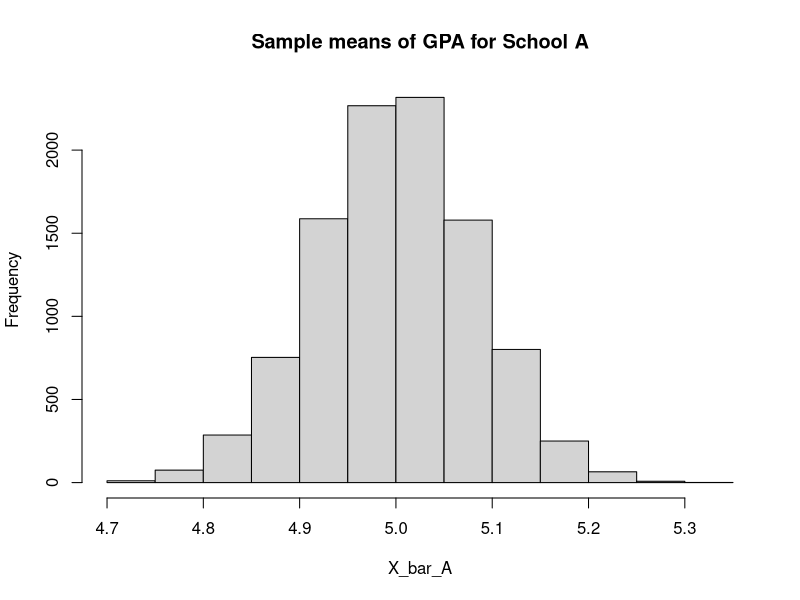
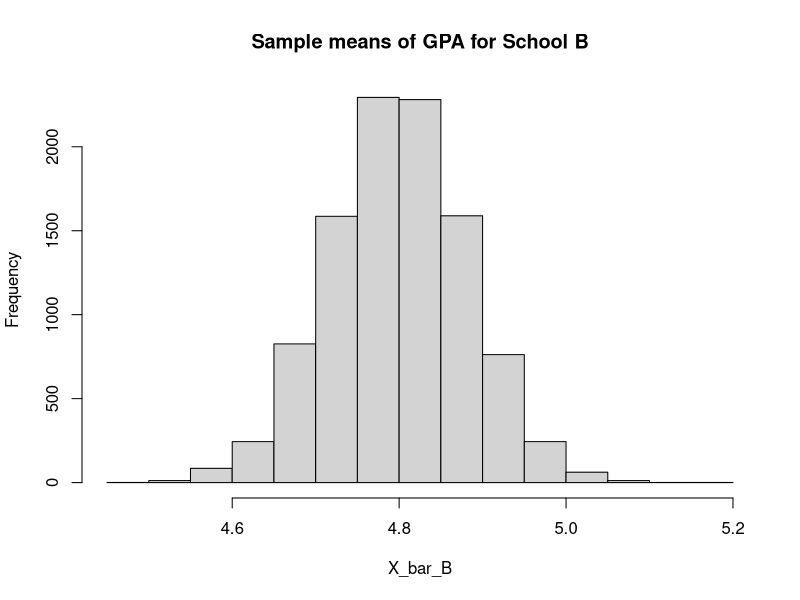

Reproduce these figures in R, in order. (Note: this script raises an error after producing the figures.)
setwd("/datascience/projects/statisticallyfit/github/R/RStatistics/STAT270 Inference/ASSIGNMENTS")

# Question 1

# part c) Probability X-bar is within 0.2 of true mean. 
diff(pnorm(c(-sqrt(2), sqrt(2))))
# [1] 0.8427008


# part d) probability X-bar is within 0.05 of true mean with probability 0.80,
# now we find the sample size n, so find the quantile z
qnorm((1-0.80)/2)
# [1] -1.281552



# Question 2 ---------------------------------------------------------------------

# part a) probability difference of mean gpa A and mean gpa B is greater than 0.5
pnorm((0.5-(5-4.8))/sqrt(2*0.25^2/9), lower.tail = F)
#[1] 0.005454749

# part b) probability that mean gpa B > mean gpa A
pnorm((0-(5 - 4.8))/sqrt(2*0.25^2/9))
#[1] 0.04484301



# part c) simulate sample mean for 9 students from each school

# General function: returns a vector of length R where each entry is the
# mean of n data points drawn from the Normal(mu, sigma^2) distribution. 
# n = sample size to take (number of iid random variables)
# R = number of replications = number of times we draw the n samples. 
simulate.norm = function(n, R, mu, sigma) {
      x_bar = rep(NA, R) # create empty vector first with length R = num replicates.
      
      for(i in 1:R) {
            # data vector holds the n iid random samples so this would be 
            # equivalent to the data A1, A2, .. A9 above when drawing from
            # the Normal distribution of School A gpa's.
            data = rnorm(n=n, mean=mu, sd=sigma)
            x_bar[i] = mean(data)
      }
      # Comparing the simulated mean and standard deviation with
      # the theoretical ones.
      cat("sim.mean = ", mean(x_bar), "\ttheoretical.mean =", mu,"\n")
      cat("sim.sd = ", sd(x_bar), "\ttheoretical.sd =", sigma/sqrt(n),"\n")
      
      return(invisible(x_bar))
}
## Repeat the experiment above with N = 1000 times and oberserve the mean 
N = 10000

X_bar_A = simulate.norm(n=9, R=N, mu=5, sigma=0.25)
hist(X_bar_A, main="Sample means of GPA for School A")

X_bar_B = simulate.norm(n=9, R=N, mu=4.8, sigma=0.25)
hist(X_bar_B, main="Sample means of GPA for School B")


# Estimate the probability for a)
# P(X_bar_A >= X_bar_B + 0.5)
sum(X_bar_A - X_bar_B >= 0.5) / N
# [1] 0.0051
# this is close to result 0.00545 from part a)

# Estimate the probability for b)
# P(X_bar_B > X_bar_A)
sum(X_bar_B > X_bar_A) / N
# 1] 0.0433
# this is close to result of 0.0448 from part b)



# Question 3 ---------------------------------------------------------------------

movieData = scan("movies.txt")

# part a) find mean and standard deviation of the movie running times

n = length(movieData); n # length
# [1] 20
xbar = mean(movieData); xbar # the mean running time
# [1] 104.45
s = sd(movieData); s # the standard deviation
# [1] 13.60524


# part b)
t.crit = abs(qt((1-0.95)/2, df=n-1)); t.crit
# 2.093024
CI = c(xbar - t.crit* s / sqrt(n), xbar + t.crit*s/sqrt(n))
CI
# [1]  98.48735 110.41265


# part c)

bootstrapMean <- function(data, R, level=0.95){
      # Get n samples from the known population distribution. (this is the data given)
      n = length(data) # observed data, original data
      
      # Sample from F-hat (instead of rexp) to sample with replacement from F-hat
      H.star = rep(NA, R)
      for(i in 1:R){
            # resample from original data with replacement. 
            dataStar = sample(data, size=n, replace=TRUE) #this is the bootstrap sample
            H.star[i] = mean(dataStar)
      }
      
      # MEAN(H*) should be close to MU_XBAR should be close to MU
      # SD(H*) should be close to SD_XBAR should be close to  S/SQRT(N)
      cat("boot estimate of sampling mean = ", mean(H.star), "\n", sep="")
      cat("xbar (mean of data) = ", mean(data), "\n\n", sep="")
      
      B.hat = mean(H.star) - mean(data) # estimated bias
      cat("B.hat = mean(hstar) - mean(data) = ", B.hat, "\n", sep="")
      mu.hat.B = mean(data) - B.hat  # bias-corrected version of sample mean
      cat("mu.hat.B = mean(data) - B.hat = ", mu.hat.B, "\n\n",sep="")
      
      se.mean = sd(H.star) # standard error of the mean by bootstrap
      cat("boot estimate of se.mean = ", se.mean, "\n", sep="") 
      cat("se.mean from data = s / sqrt(n) = ", sd(data)/sqrt(n), "\n\n", sep="")
      
      # 95 % confidence interval methods. 
      # calculate critical value first
      lower = abs( (1-level)/2)
      upper = lower + level 
      z.crit = abs(qnorm(lower))
      
      
      cat("CI by normal approximation: ")
      cat("(",mu.hat.B - z.crit*se.mean,", ",mu.hat.B + z.crit*se.mean,")","\n",sep="")
      
      cat("CI by percentile method: ")
      qs = quantile(H.star, c(lower, upper))
      cat("(", qs[1],", ", qs[2],")", "\n", sep="") 
      
      cat("CI by basic method:", "")
      cat("(", 2*xbar - qs[2],", ", 2*xbar - qs[1],")", "\n", sep="")
      
      return(invisible(H.star))
}

set.seed(123)
bootstrapMean(data=movieData, R = 10000)

### OUTPUT
# boot estimate of sampling mean = 104.4521
# xbar (mean of data) = 104.45
# 
# B.hat = mean(hstar) - mean(data) = 0.002105
# mu.hat.B = mean(data) - B.hat = 104.4479
# 
# boot estimate of se.mean = 2.952608
# se.mean from data = s / sqrt(n) = 3.042225
# 
# CI by normal approximation: (98.66089, 110.2349)
# CI by percentile method: (98.8, 110.3)
# CI by basic method: (98.6, 110.1)




# part d) calculate 95% basic bootstrap Ci for the mean
# from part b), we see from printout of the function that the basic method yields
# a CI = (98.6, 110.1)



# part e)
bootstrapStandardDeviation <- function(data, R, level=0.95){
      # Get n samples from the known population distribution. (this is the data given)
      n = length(data) # observed data, original data
      
      # Sample from F-hat (instead of rexp) to sample with replacement from F-hat
      H.star = rep(NA, R)
      for(i in 1:R){
            # resample from original data with replacement. 
            dataStar = sample(data, size=n, replace=TRUE) #this is the bootstrap sample
            H.star[i] = sd(dataStar)
      }
      
      cat("boot estimate of standard deviation of movie times = ", mean(H.star), "\n", sep="")
      cat("sd (sd of data) = ", sd(data), "\n\n", sep="")
      
      B.hat = mean(H.star) - sd(data) # estimated bias
      cat("B.hat = mean(hstar) - sd(data) = ", B.hat, "\n", sep="")
      sd.hat.B = sd(data) - B.hat  # bias-corrected version of sample standard deviation
      cat("sd.hat.B = sd(data) - B.hat = ", sd.hat.B, "\n",sep="")
      
      # this is the sample standard deviation of the generated Hstar data,
      # so is the sample std.dev of the sampled standard deviations (Hstars)
      cat("sd(H.star) = ", sd(H.star), "\n\n",sep="")
      
      
      
      cat("CI by percentile method: ")
      qs = quantile(H.star, c(lower, upper))
      cat("(", qs[1],", ", qs[2],")", "\n", sep="") 
      
      cat("CI by basic method:", "") 
      # calculate critical value first
      lower = abs( (1-level)/2)
      upper = lower + level 
      z.crit = abs(qnorm(lower))
      cat("(", 2*sd(data) - qs[2],", ", 2*sd(data) - qs[1],")", "\n", sep="")
      
      return(invisible(H.star))
}

set.seed(123)
bootstrapStandardDeviation(movieData, R=10000)

## OUTPUT:

# boot estimate of standard deviation of movie times = 13.13766
# sd (sd of data) = 13.60524
# 
# B.hat = mean(hstar) - sd(data) = -0.4675822
# sd.hat.B = sd(data) - B.hat = 14.07282
# sd(H.star) = 1.888106
# 
# CI by percentile method: (9.366215, 16.75179)
# CI by basic method: (10.45869, 17.84427)
